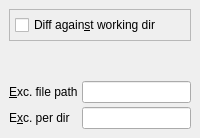
       <widget class="QWidget" name="WorkingDir">
        <attribute name="title">
         <string>&amp;Working dir</string>
        </attribute>
        <layout class="QHBoxLayout">
         <property name="spacing">
          <number>6</number>
         </property>
         <property name="leftMargin">
          <number>9</number>
         </property>
         <property name="topMargin">
          <number>9</number>
         </property>
         <property name="rightMargin">
          <number>9</number>
         </property>
         <property name="bottomMargin">
          <number>9</number>
         </property>
         <item>
          <layout class="QVBoxLayout">
           <property name="spacing">
            <number>0</number>
           </property>
           <property name="leftMargin">
            <number>0</number>
           </property>
           <property name="topMargin">
            <number>0</number>
           </property>
           <property name="rightMargin">
            <number>0</number>
           </property>
           <property name="bottomMargin">
            <number>0</number>
           </property>
           <item>
            <widget class="QFrame" name="frame_3">
             <property name="frameShape">
              <enum>QFrame::StyledPanel</enum>
             </property>
             <property name="frameShadow">
              <enum>QFrame::Raised</enum>
             </property>
             <layout class="QHBoxLayout">
              <property name="spacing">
               <number>4</number>
              </property>
              <property name="leftMargin">
               <number>5</number>
              </property>
              <property name="topMargin">
               <number>5</number>
              </property>
              <property name="rightMargin">
               <number>5</number>
              </property>
              <property name="bottomMargin">
               <number>5</number>
              </property>
              <item>
               <widget class="QCheckBox" name="checkBoxDiffCache">
                <property name="toolTip">
                 <string>Check to see git status. You need this to commit changes</string>
                </property>
                <property name="text">
                 <string>Diff again&amp;st working dir</string>
                </property>
                <property name="shortcut">
                 <string>Alt+S</string>
                </property>
               </widget>
              </item>
             </layout>
            </widget>
           </item>
           <item>
            <spacer>
             <property name="orientation">
              <enum>Qt::Vertical</enum>
             </property>
             <property name="sizeHint" stdset="0">
              <size>
               <width>20</width>
               <height>40</height>
              </size>
             </property>
            </spacer>
           </item>
           <item>
            <layout class="QGridLayout">
             <property name="leftMargin">
              <number>0</number>
             </property>
             <property name="topMargin">
              <number>0</number>
             </property>
             <property name="rightMargin">
              <number>0</number>
             </property>
             <property name="bottomMargin">
              <number>0</number>
             </property>
             <property name="spacing">
              <number>4</number>
             </property>
             <item row="1" column="1">
              <widget class="QLineEdit" name="lineEditExcludePerDir">
               <property name="toolTip">
                <string>Exclude patterns file that apply only to the
	directory and its subdirectories</string>
               </property>
              </widget>
             </item>
             <item row="0" column="1">
              <widget class="QLineEdit" name="lineEditExcludeFile">
               <property name="toolTip">
                <string>Exclude patterns are read from this file one per line</string>
               </property>
              </widget>
             </item>
             <item row="1" column="0">
              <widget class="QLabel" name="textLabelExcludePerDir">
               <property name="text">
                <string>E&amp;xc. per dir</string>
               </property>
               <property name="wordWrap">
                <bool>false</bool>
               </property>
               <property name="buddy">
                <cstring>lineEditExcludePerDir</cstring>
               </property>
              </widget>
             </item>
             <item row="0" column="0">
              <widget class="QLabel" name="textLabelExcludeFile">
               <property name="text">
                <string>&amp;Exc. file path</string>
               </property>
               <property name="wordWrap">
                <bool>false</bool>
               </property>
               <property name="buddy">
                <cstring>lineEditExcludeFile</cstring>
               </property>
              </widget>
             </item>
            </layout>
           </item>
          </layout>
         </item>
        </layout>
       </widget>
